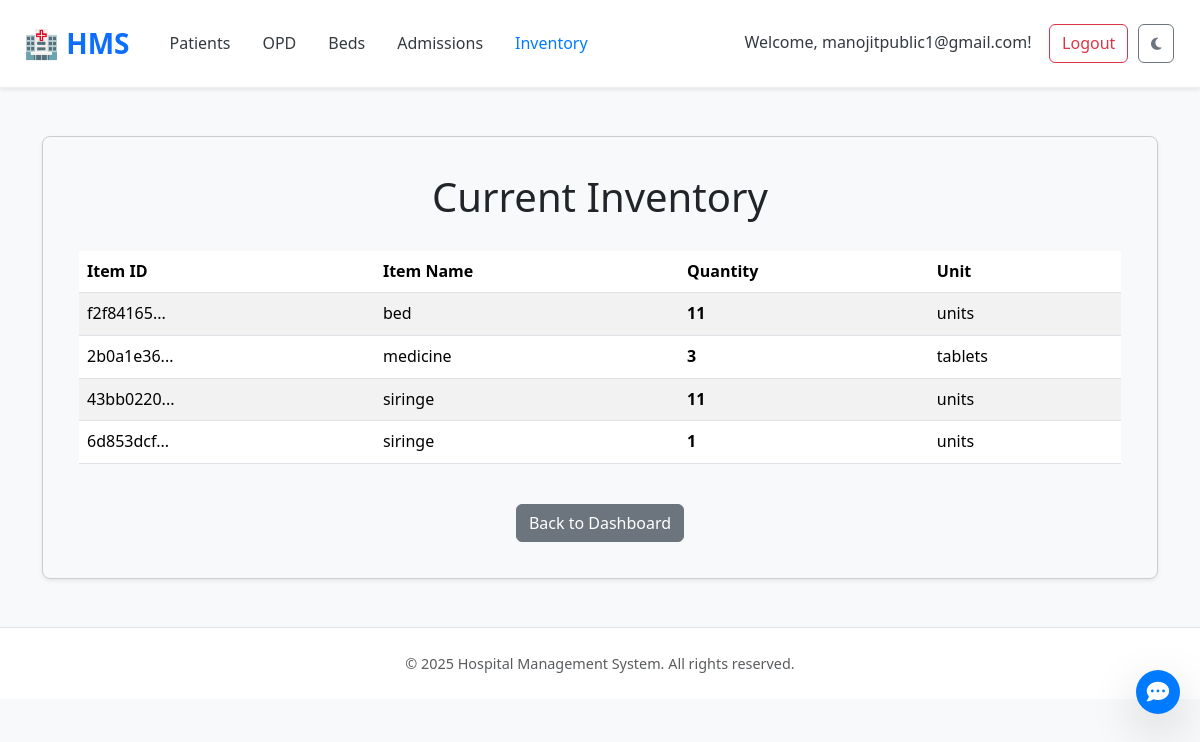
Before: /inventory (signed in) with the older database file.
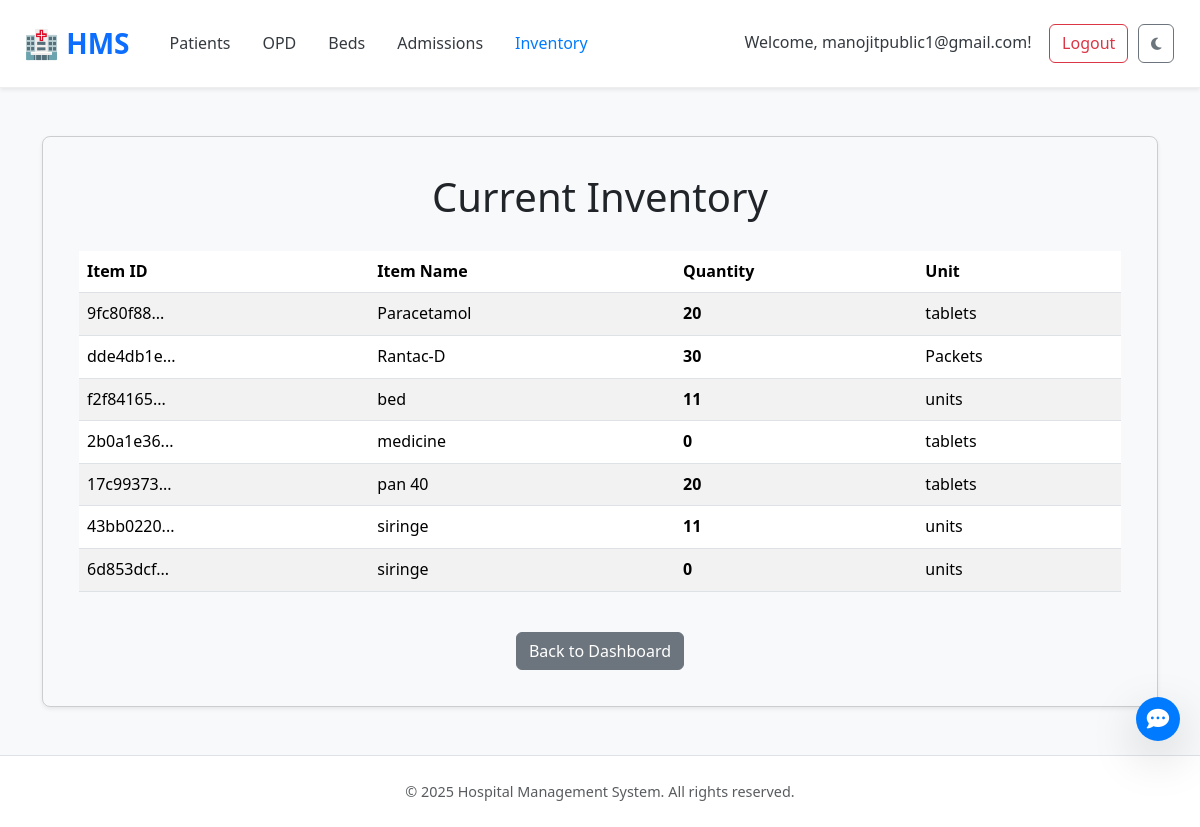
After: the same page with the newer database file.
### tables this page shows
CREATE TABLE inventory (
    item_id TEXT PRIMARY KEY,
    item_name TEXT NOT NULL,
    quantity INTEGER NOT NULL DEFAULT 0,
    unit TEXT
);

### app.py (the view)
@app.route('/inventory')
def view_inventory():
    if 'user_id' not in session:
         flash("Please log in to view this page.", "warning")
         return redirect(url_for('login'))
    conn = get_db()
    inventory = []
    try:
        conn.row_factory = sqlite3.Row
        cursor = conn.cursor()
        inventory = cursor.execute("SELECT * FROM inventory ORDER BY item_name ASC").fetchall()
    except sqlite3.Error as e:
        print(f"Database error fetching inventory: {e}")
        flash(f"Error fetching inventory: {e}", "danger")
    finally:
        close_db(conn)
    user_type = session.get('user_type')
    can_add_inventory = user_type == 'hospital'
    can_deduct_inventory = user_type in ['hospital', 'doctor']
    return render_template('view_inventory.html',
                           inventory=inventory,
                           can_add_inventory=can_add_inventory,
                           can_deduct_inventory=can_deduct_inventory,
                           g={'theme': session.get('theme', 'light')})

### app.py (called while the page is built)
def get_db():
    conn = sqlite3.connect(DATABASE)
    conn.row_factory = sqlite3.Row
    return conn

### templates/view_inventory.html (shortened to what the changed rows need)
<!DOCTYPE html>
<html lang="en">
<head>
    <link href="https://cdn.jsdelivr.net/npm/bootstrap@5.3.3/dist/css/bootstrap.min.css" rel="stylesheet">
    <link href="https://cdn.jsdelivr.net/npm/aos@2.3.4/dist/aos.css" rel="stylesheet">
    <link rel="stylesheet" href="https://cdnjs.cloudflare.com/ajax/libs/font-awesome/6.5.0/css/all.min.css" />
    <link rel="stylesheet" href="{{ url_for('static', filename='style.css') }}">
    <link rel="stylesheet" href="{{ url_for('static', filename='index_style.css') }}">
</head>
<body {% if g.get('theme')=='dark' %}data-bs-theme="dark" {% endif %}>
    <div class="container my-5">
        <div class="inventory-table-container card shadow-sm">
            <div class="card-body">
                <h1>Current Inventory</h1>
                {% if inventory is none or inventory | length == 0 %}
                <p class="text-center text-muted">No inventory items found.</p>
                {% if can_add_inventory %}
                <p class="text-center"><a href="{{ url_for('add_inventory_item') }}">Add the first item?</a></p>
                {% endif %}
                {% else %}
                <div class="table-responsive">
                    <table class="table table-striped table-hover align-middle">
                        <thead>
                            <tr>
                                <th>Item ID</th>
                                <th>Item Name</th>
                                <th>Quantity</th>
                                <th>Unit</th>
                            </tr>
                        </thead>
                        <tbody>
                            {% for item in inventory %}
                            <tr data-item-id="{{ item['item_id'] }}">
                                <td><span title="{{ item['item_id'] }}">{{ item['item_id'][:8] }}...</span></td>
                                <td>{{ item['item_name'] }}</td>
                                <td class="item-quantity fw-bold">{{ item['quantity'] }}</td>
                                <td>{{ item['unit'] if item['unit'] else '-' }}</td>
                            </tr>
                            {% endfor %}
                        </tbody>
                    </table>
                </div>
                {% endif %}
            </div>
        </div>
    </div>
</body>
</html>

Changed rows visible on the page:
added inventory: item "9fc80f88", item_name "Paracetamol", quantity "20", unit "tablets"
added inventory: item "dde4db1e", item_name "Rantac-D", quantity "30", unit "Packets"
changed inventory "medicine": quantity "3" → "0"
added inventory: item "17c99373", item_name "pan 40", quantity "20", unit "tablets"
changed inventory (number 7 of 7 on the later page): quantity "1" → "0"
